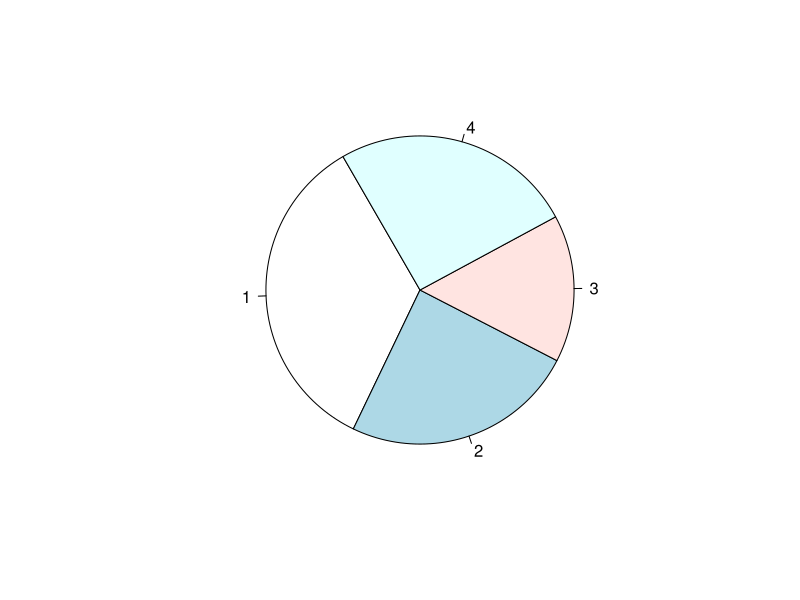
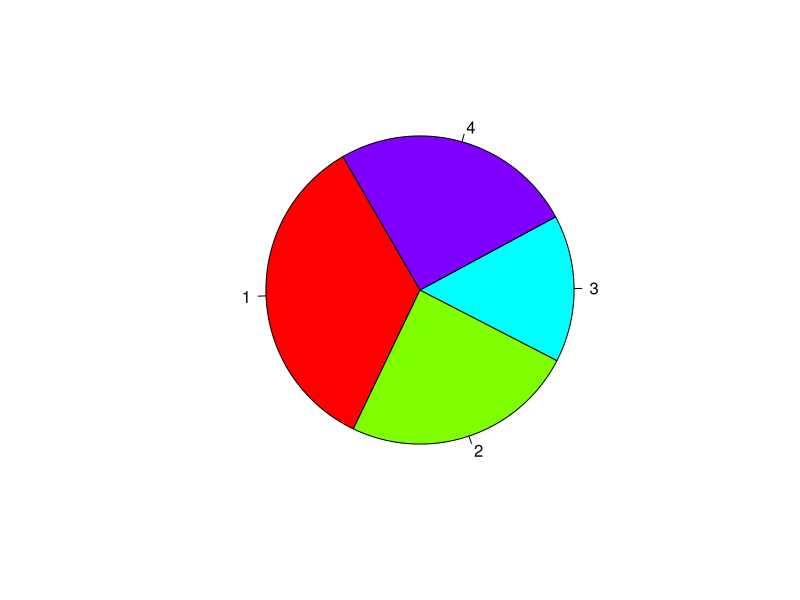

Generate these figures, in order, with R:
#draw pie chart
age <- c(76, 54, 34, 56)

pie(age, init.angle = 120)
pie(age, init.angle = 120, col = rainbow(length(age)))



# add legend in the plot
# pie(age, init.angle = 120, col = rainbow(length(age)), main = "My Pie Chart", legend="top")